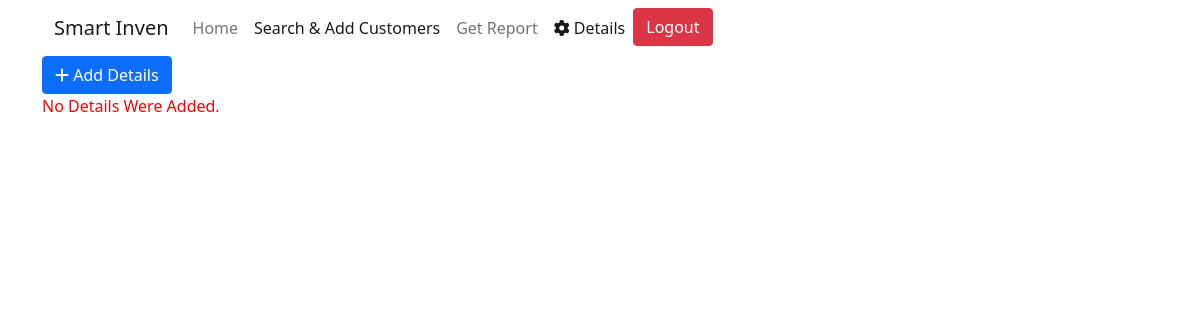
Page /details/ (signed in) on the earlier database version.
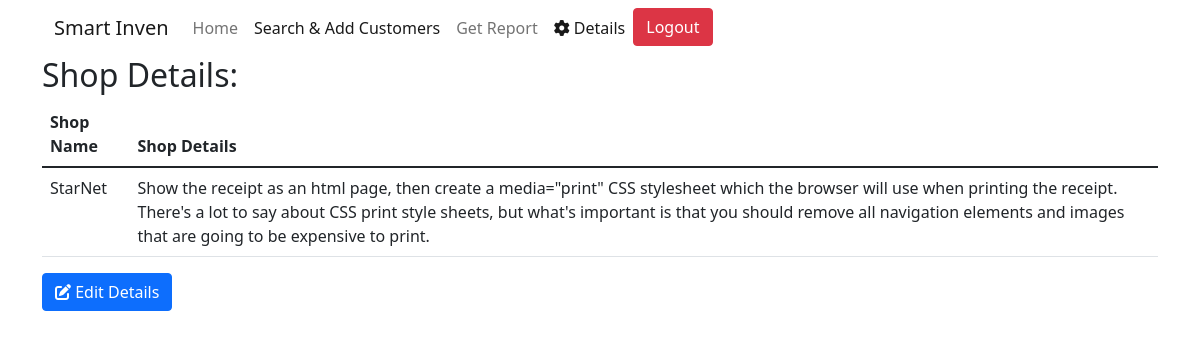
Same page on the later database version.
### main/models.py (models this page shows)
class Shop(models.Model):
    shop_name = models.CharField(
        max_length=20000, blank=False, null=False, verbose_name='Shop Name')
    shop_details = models.TextField(
        blank=False, null=False, verbose_name='Shop Details')
    user = models.ForeignKey(
        User, related_name='shopholder', on_delete=models.CASCADE,unique=True)

### main/views.py (the view)
# urls.py: path('details/', views.show_details, name='details'),
@login_required
def show_details(request):
    user = request.user
    details = Shop.objects.filter(user=user)
    return render(request, 'details.html', {'details': details})

### main/templates/details.html (shortened to what this page needs)
{% extends 'base.html' %} {% block title %}Details{% endblock %} {% block navbar %}
<nav class="navbar navbar-expand-lg navbar-light container">
  <div class="container-fluid">
    <a class="navbar-brand" href="{% url 'home' %}">Smart Inven</a>
    <div class="collapse navbar-collapse" id="navbarNav">
      <ul class="navbar-nav">
        <li class="nav-item">
          <a class="nav-link" aria-current="page" href="{% url 'home' %}"
            >Home</a
          >
        </li>
        <li class="nav-item">
          <a class="nav-link active" href="{% url 'search' %}"
            >Search & Add Customers</a
          >
        </li>
        <li class="nav-item">
          <a class="nav-link" href="{% url 'report' %}">Get Report</a>
        </li>
        <li class="nav-item">
          <a class="nav-link active" href="{% url 'details' %}"
            ><i class="fa fa-gear"></i> Details</a
          >
        </li>
        <li class="nav-item">
          <a class="btn btn-danger" href="{% url 'logout' %}">Logout</a>
        </li>
      </ul>
    </div>
  </div>
</nav>
{% endblock %} {% block content %}
<div class="container">
  {% if not details %}
  <a href="{% url 'add-details' %}" class="btn btn-primary"
    ><i class="fa fa-add"></i> Add Details</a
  >
  <p style="color: red;">No Details Were Added.</p>
  {% else %}
  <h2>Shop Details:</h2>
  {% for detail in details %}
  <table class="table">
    <thead>
      <tr>
        <th>Shop Name</th>
        <th>Shop Details</th>
      </tr>
    </thead>
    <tbody>
      <tr>
        <td>{{detail.shop_name}}</td>
        <td>{{detail.shop_details}}</td>
      </tr>
    </tbody>
  </table>
  <a href="{% url 'edit-details' detail.id %}" class="btn btn-primary"
  ><i class="fa fa-edit"></i> Edit Details</a
  >
  {% endfor %}
  {% endif %}
</div>
{% endblock %}

Differences in the rows shown:
added Shop: shop_name "StarNet", shop_details "Show the receipt as an html page, then create a media=\"print\" CSS stylesheet which the browser will use when printing the receipt. There's a lot to say about CSS print style sheets, but what's important is that you should remove all navigation elements and images that are going to be expensive to print."
Other differences:
text no longer shown: "Add Details No Details Were Added."
text now shown: "Shop Details:"
